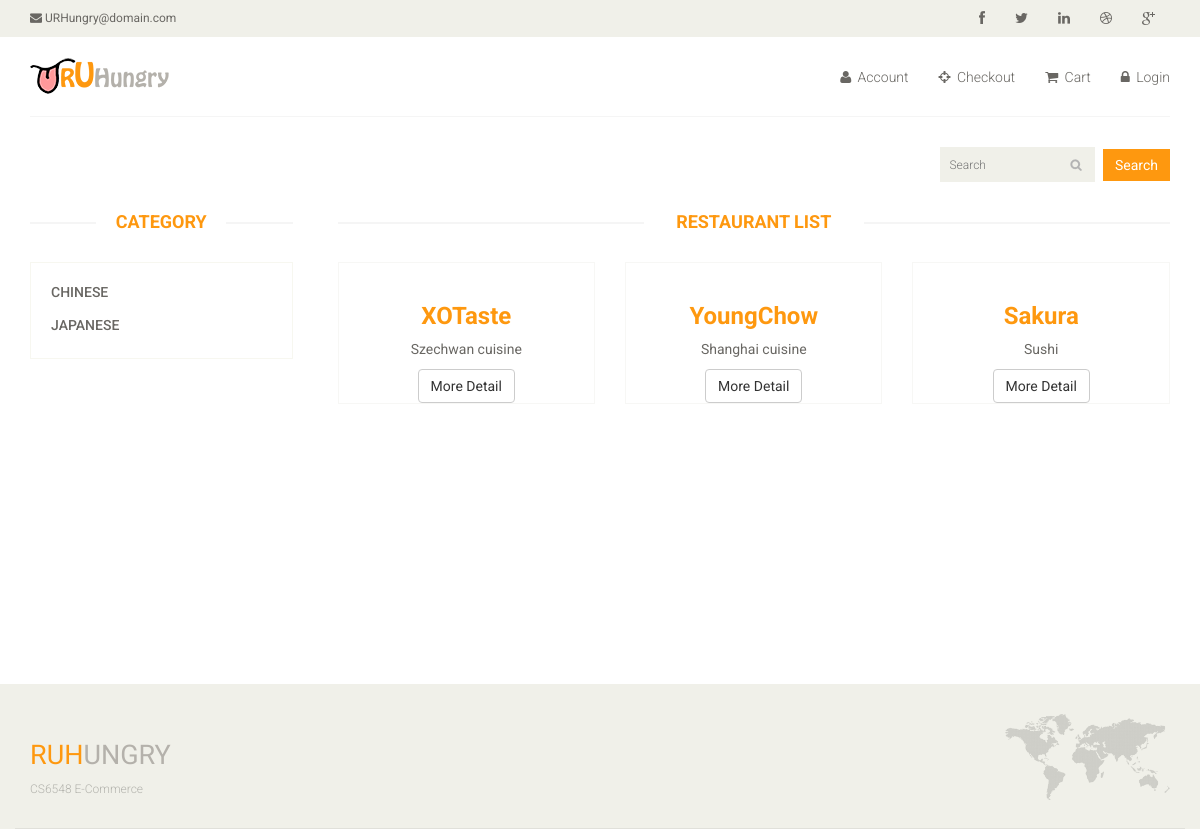
Before: / with the older database file.
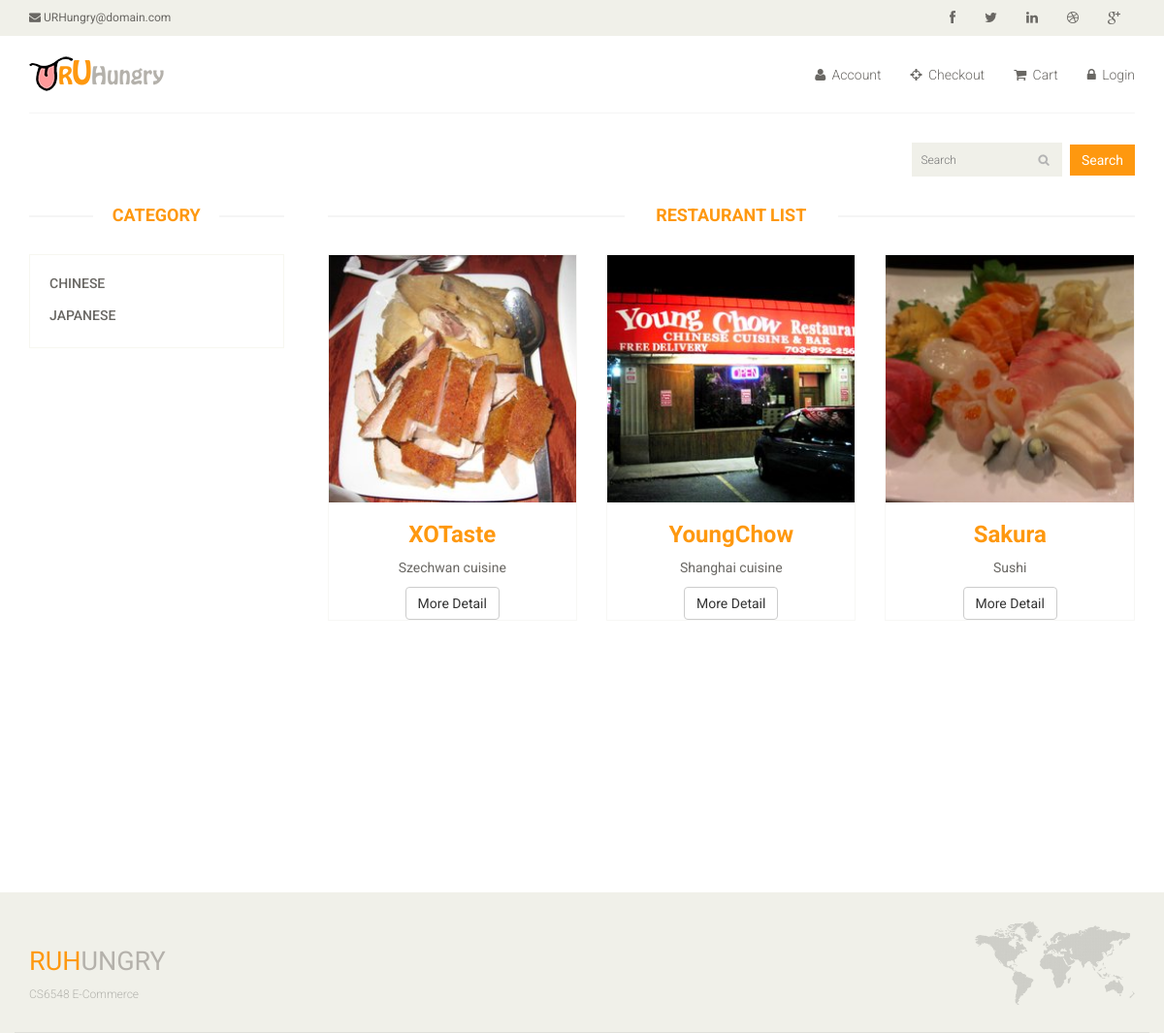
After: the same page with the newer database file.
### tables this page shows
CREATE TABLE restaurant_info (
  Restrt_ID INT NOT NULL AUTO_INCREMENT,
  Restrt_Name VARCHAR(50) NOT NULL,
  Area VARCHAR(50) NULL,
  Ship_Hours VARCHAR(50) NULL,
  Address VARCHAR(100) NULL,
  Restrt_Type VARCHAR(50) NULL,
  Description VARCHAR(200) NULL,
  Img VARCHAR(200) NULL,
  PRIMARY KEY (Restrt_ID));

### restaurant_get.php (the view, shortened to what this page needs)
<?php
function homepageRestaurantInfo($RestrtType){
		if($RestrtType == ""){
		$sql_select = "select * from restaurant_info;";
		$result = mysql_query($sql_select) or die("sql error!");
		while($row = mysql_fetch_array($result)) {
			$outputlist = "";
			$outputlist.= '<div class="col-sm-4">';
			$outputlist.= '<div class="product-image-wrapper">';
			$outputlist.= '<div class="single-products">';
			$outputlist.= '<div class="productinfo text-center">';
			$outputlist.= '<img src="'.$row["Img"].'" alt="" />';
			$outputlist.= '<h2>'.$row["Restrt_Name"].'</h2>';
			$outputlist.= '<p>'.$row["Description"].'</p>';
			$outputlist.= '<a href="menu_page.php?Restrt_Type='.$row['Restrt_ID'].'" class="btn btn-default"  >More Detail</a>';
			$outputlist.= '</div>';
			$outputlist.= '</div></div></div>';
			print $outputlist;
			}
		}
	}
?>

### index.php (shortened to what this page needs)
<!DOCTYPE html>
<html lang="en">
<head>
    <link href="css/bootstrap.min.css" rel="stylesheet">
    <link href="css/font-awesome.min.css" rel="stylesheet">
    <link href="css/prettyPhoto.css" rel="stylesheet">
    <link href="css/price-range.css" rel="stylesheet">
    <link href="css/animate.css" rel="stylesheet">
	<link href="css/main.css" rel="stylesheet">
	<link href="css/responsive.css" rel="stylesheet">
</head>
<body>
	<header id="header">
		<div class="header_top">
			<div class="container">
				<div class="row">
					<div class="col-sm-6">
						<div class="contactinfo">
							<ul class="nav nav-pills">
								<li><a href="#"><i class="fa fa-envelope"></i> URHungry@domain.com</a></li>
							</ul>
						</div>
					</div>
					<div class="col-sm-6">
						<div class="social-icons pull-right">
							<ul class="nav navbar-nav">
								<li><a href="#"><i class="fa fa-facebook"></i></a></li>
								<li><a href="#"><i class="fa fa-twitter"></i></a></li>
								<li><a href="#"><i class="fa fa-linkedin"></i></a></li>
								<li><a href="#"><i class="fa fa-dribbble"></i></a></li>
								<li><a href="#"><i class="fa fa-google-plus"></i></a></li>
							</ul>
						</div>
					</div>
				</div>
			</div>
		</div>
		<div class="header-middle">
			<div class="container">
				<div class="row">
					<div class="col-sm-4">
						<div class="logo pull-left">
							<a href="index.php"><img src="images/home/mylogo.png" alt="" /></a>
						</div>
					</div>
					<div class="col-sm-8">
						<div class="shop-menu pull-right">
							<ul class="nav navbar-nav">
								<li><a href="profile_shipping_addr.php"><i class="fa fa-user"></i> Account</a></li>
								<li><a href="checkout.php"><i class="fa fa-crosshairs"></i> Checkout</a></li>
								<li><a href="cart_page.php"><i class="fa fa-shopping-cart"></i> Cart</a></li>
								<?php if($_SESSION["islogin"] == true) echo('<li><a href="logout.php"><i class="fa fa-lock"></i> Logout</a></li>');
									  else echo('<li><a href="login.php"><i class="fa fa-lock"></i> Login</a></li>');
								?>
							</ul>
						</div>
					</div>
				</div>
			</div>
		</div>
		<div class="header-bottom">
			<div class="container">
				<div class="row">
					<div class="col-sm-3 pull-right">
						<div class="search_box pull-right">
							<form action="index.php" method="POST" >
								<input name="search" type="text" placeholder="Search"/>
								<button class="btn btn-primary" style="margin-top:0px; margin-left:5px;">Search</button>
							</form>
						</div>
					</div>
				</div>
			</div>
		</div>
	</header>
	<section>
		<div class="container" style="padding-bottom:250px;">
			<div class="row">
				<div class="col-sm-3">
					<div class="left-sidebar">
						<h2>Category</h2>
						<div class="panel-group category-products" id="accordian">
							<?php
								include "restaurant_catagory_filter.php";
									$RestrtType = $_GET["Restrt_Type"];
									restaurantType($RestrtType);
							?>
						</div>
					</div>
				</div>
				<div class="col-sm-9 padding-right">
					<div class="restaurant list">
						<h2 class="title text-center">RESTAURANT LIST</h2>
						<?php
							include "restaurant_get.php";
							$search = $_POST["search"];
							if($search==""){
								$RestrtType = $_GET["Restrt_Type"];
								homepageRestaurantInfo($RestrtType);
							}else{
								homepageRestaurantSearch($search);
							}
						?>
					</div>
				</div>
			</div>
		</div>
	</section>
	<footer id="footer">
		<div class="footer-top">
			<div class="container">
				<div class="row">
					<div class="col-sm-10">
						<div class="companyinfo">
							<h2><span>RUH</span>ungry</h2>
							<p>CS6548 E-Commerce</p>
						</div>
					</div>
					<div class="col-sm-2">
						<div class="address">
							<img src="images/home/map.png" alt="" />
						</div>
					</div>
				</div>
			</div>
		</div>
	</footer>
</body>
</html>

### restaurant_catagory_filter.php (shortened to what this page needs)
<?php
	function restaurantType($RestrtType){
			$sql_select ="select distinct Restrt_Type from restaurant_info;";
			$result = mysql_query($sql_select) or die("sql error!");
			while($row = mysql_fetch_array($result)) {
				$outputlist ="";
				$outputlist.='<div class="panel panel-default">';
				$outputlist.='<div class="panel-heading">';
		   		$outputlist.='<h4 class="panel-title"><a href="?Restrt_Type='.$row["Restrt_Type"].'">'.$row["Restrt_Type"].'</a></h4>';
		   		$outputlist.='</div>';
		   		$outputlist.='</div>';
		        print $outputlist;
		}
	}
?>

### css/main.css (style rules this page uses)
body { font-family: 'Roboto', sans-serif; background:; position: relative; font-weight:400px; }
ul li { list-style: none; }
a { -webkit-transition: 300ms; -moz-transition: 300ms; -o-transition: 300ms; transition: 300ms; }
h1, h2, h3, h4, h5, h6 { font-family: 'Roboto', sans-serif; }
.header_top { background: none repeat scroll 0 0 #F0F0E9; }
.contactinfo ul li:first-child { margin-left: -15px; }
.contactinfo ul li a { font-size: 12px; color: #696763; font-family: 'Roboto', sans-serif; }
.social-icons ul li a { border: 0 none; border-radius: 0; color: #696763; padding:0px; }
.social-icons ul li { display:inline-block; }
.social-icons ul li a i { padding: 11px 15px; transition: all 0.9s ease 0s; -moz-transition: all 0.9s ease 0s; -webkit-transition: all 0.9s ease 0s; -o-transition: all 0.9s ease 0s; }
.header-middle .container .row { border-bottom: 1px solid #f5f5f5; margin-left: 0; margin-right: 0; padding-bottom: 20px; padding-top: 20px; }
.header-middle .container .row .col-sm-4 { padding-left: 0; }
.header-middle .container .row .col-sm-8 { padding-right:0; }
.shop-menu ul li { display:inline-block; padding-left: 15px; padding-right: 15px; }
.shop-menu ul li:last-child { padding-right: 0; }
.shop-menu ul li a { background: #FFFFFF; color: #696763; font-family: 'Roboto', sans-serif; font-size: 14px; font-weight: 300; padding:0; padding-right: 0; margin-top: 10px; }
.shop-menu ul li a i { margin-right:3px; }
.header-bottom { padding-bottom: 30px; padding-top: 30px; }
.search_box input { background: #F0F0E9; border: medium none; color: #B2B2B2; font-family: 'roboto'; font-size: 12px; font-weight: 300; height: 35px; outline: medium none; padding-left: 10px; width: 155px; background-image: url(../images/home/searchicon.png); background-repeat: no-repeat; background-position: 130px; }
#footer { background: #F0F0E9; }
.footer-top .container { border-bottom: 1px solid #E0E0DA; padding-bottom: 20px; }
.companyinfo { margin-top: 57px; }
.companyinfo h2 { color: #B4B1AB; font-family: abel; font-size: 27px; text-transform: uppercase; }
.companyinfo h2 span { color:#FE980F; }
.companyinfo p { color: #B3B3AD; font-family: 'Roboto', sans-serif; font-size: 12px; font-weight: 300; }
.address { margin-top: 30px; position: relative; overflow: hidden; }
.address img { width:100%; }
.category-products { border: 1px solid #F7F7F0; margin-bottom: 35px; padding-bottom: 20px; padding-top: 15px; }
.left-sidebar h2, .brands_products h2 { color: #FE980F; font-family: 'Roboto', sans-serif; font-size: 18px; font-weight: 700; margin: 0 auto 30px; text-align: center; text-transform: uppercase; position: relative; z-index:3; }
.left-sidebar h2:after, h2.title:after { content: " "; position: absolute; border: 1px solid #f5f5f5; bottom:8px; left: 0; width: 100%; height: 0; z-index: -2; }
.left-sidebar h2:before { content: " "; position: absolute; background: #fff; bottom: -6px; width: 130px; height: 30px; z-index: -1; left: 50%; margin-left: -65px; }
h2.title:before { content: " "; position: absolute; background: #fff; bottom: -6px; width: 220px; height: 30px; z-index: -1; left: 50%; margin-left: -110px; }
.category-products .panel { background-color: #FFFFFF; border: 0px; border-radius: 0px; box-shadow:none; margin-bottom: 0px; }
.category-products .panel-default .panel-heading { background-color: #FFFFFF; border: 0 none; color: #FFFFFF; padding: 5px 20px; }
.category-products .panel-default .panel-heading .panel-title a { color: #696763; font-family: 'Roboto', sans-serif; font-size: 14px; text-decoration: none; text-transform: uppercase; }
.padding-right { padding-right: 0; }
h2.title { color: #FE980F; font-family: 'Roboto', sans-serif; font-size: 18px; font-weight: 700; margin: 0 15px; text-transform: uppercase; margin-bottom: 30px; position: relative; }
.product-image-wrapper { border:1px solid #F7F7F5; overflow: hidden; margin-bottom:30px; }
.single-products { position: relative; }
.productinfo h2 { color: #FE980F; font-family: 'Roboto', sans-serif; font-size: 24px; font-weight: 700; }
.productinfo p { font-family: 'Roboto', sans-serif; font-size: 14px; font-weight: 400; color: #696763; }
.productinfo img { width: 100%; }
.productinfo { position:relative; }
.btn.btn-primary { background:#FE980F; border: 0 none; border-radius: 0; margin-top: 16px; }

Changed rows visible on the page:
changed restaurant_info "XOTaste": Img: picture added
changed restaurant_info "YoungChow": Img: picture added
changed restaurant_info "Sakura": Img: picture added
